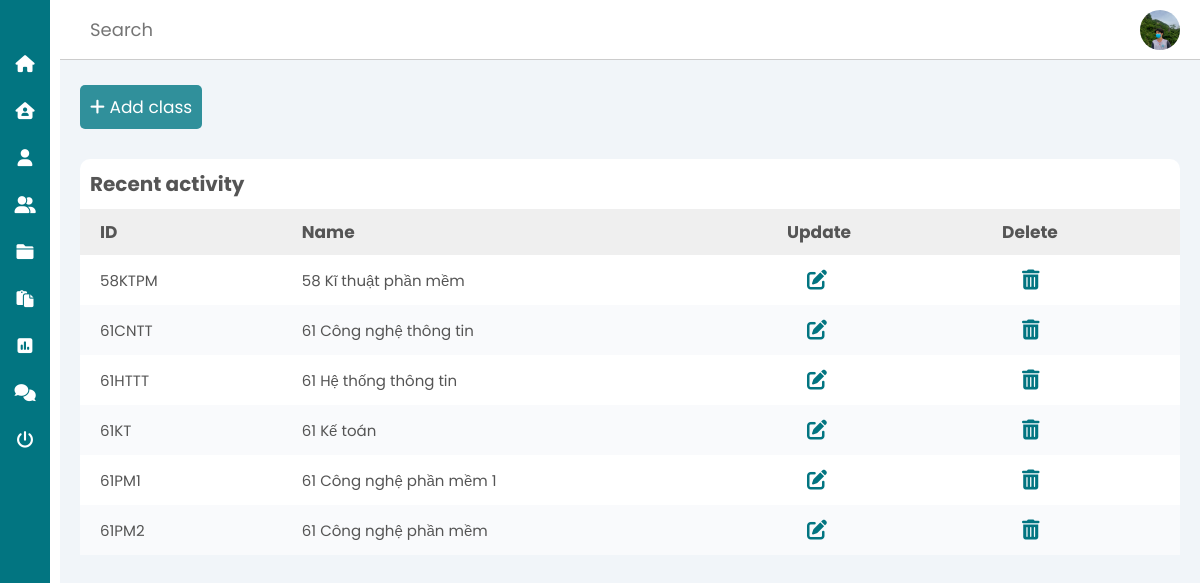
/teacher/class.php, run on the app's committed database.
### tables this page shows
CREATE TABLE `tb_class` (
  `id_class` char(10) NOT NULL,
  `name_class` char(100) DEFAULT NULL
);

### teacher/class.php (the view, shortened to what this page needs)
<?php
    include('connect_database/connect.php');
    include('header.php');
?>
    <main>
        <a href="add_class.php" class="btn btn-add"><i class="fas fa-plus"></i> Add class</a>
        <section class="recent">
            <div class="activity-grid">
                <div class="activity-card">
                    <h3>Recent activity</h3>
                    <div class="table-responsive">
                        <table>
                            <thead>
                                <tr>
                                    <th>ID</th>
                                    <th>Name</th>
                                    <th>Update</th>
                                    <th>Delete</th>
                                </tr>
                            </thead>
                            <tbody>
                                <?php
                                    $sql = "SELECT * FROM tb_class";
                                    $res = mysqli_query($conn, $sql);
                                    if($res == TRUE)
                                    {
                                        $count = mysqli_num_rows($res);
                                        if($count>0)
                                        {
                                            while($row = mysqli_fetch_assoc($res))
                                            {
                                                $id_class = $row['id_class'];
                                                $name_class = $row['name_class'];
                                ?>
                                                <tr>
                                                    <td><?php echo $id_class; ?></td>
                                                    <td><?php echo $name_class; ?></td>
                                                    <td>
                                                        <a href="update_class.php?id_class=<?php echo $id_class; ?>" class="update-icon">
                                                            <i class="fas fa-edit"></i>
                                                        </a>
                                                    </td>
                                                    <td>
                                                            <a href="delete_class.php?id_class=<?php echo $id_class; ?>" class="delete-icon">
                                                            <i class="fas fa-trash-alt"></i>
                                                        </a>
                                                    </td>
                                                </tr>
                                <?php
                                            }
                                        }
                                        else
                                        {
                                        }
                                    }
                                ?>
                            </tbody>
                        </table>
                    </div>
                </div>
            </div>
        </section>
    </div>
<?php
include('footer.php');
?>

### teacher/css/teacher.css (style rules this page uses)
* { font-family: 'Poppins', sans-serif; margin: 0; padding: 0; box-sizing: border-box; outline: none; border:none; text-decoration: none; transition: all .3s linear; transition: width none; list-style: none; }
.btn { display: inline-block; padding: 0.9rem 1rem; border-radius: 0.5rem; color: #fff; background-color: var(--btn-add); font-size: 1.7rem; cursor: pointer; }
.btn-add { margin-top: 1.5rem; }
.update-icon, .delete-icon { font-size: 2rem; margin-left: 1rem; color: var(--main-color); padding: 0 1rem; }
main { margin-top: 6rem; background: #f1f5f9; min-height: 90vh; padding: 1rem 2rem; }
.recent { margin-top: 3rem; margin-bottom: 3rem; }
.recent .activity-grid { display: grid; grid-template-columns: 100%; grid-column-gap: 1rem; }
.recent .activity-card { background: #fff; border-radius: 1rem; }
.recent .activity-grid .activity-card h3 { color: var(--text); margin: 1rem; font-size: 2rem; }
.recent .activity-grid .activity-card table { width: 100%; border-collapse: collapse; }
.recent .activity-grid .activity-card table thead { background: #efefef; text-align: left; }
th, td { font-size: 1.7rem; padding: 1rem 2rem; color: var(--text); }
td { font-size: 1.5rem; }
tbody tr:nth-child(even) { background: #f9fafc; }

### data on the page
tb_class: id_class "58KTPM", name_class "58 Kĩ thuật phần mềm"
tb_class: id_class "61CNTT", name_class "61 Công nghệ thông tin"
tb_class: id_class "61HTTT", name_class "61 Hệ thống thông tin"
tb_class: id_class "61KT", name_class "61 Kế toán"
tb_class: id_class "61PM1", name_class "61 Công nghệ phần mềm 1"
tb_class: id_class "61PM2", name_class "61 Công nghệ phần mềm"
